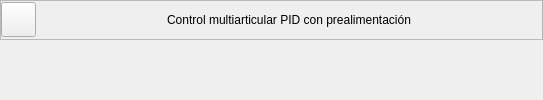
                <widget class="QWidget" name="sk_U3_T8">
                 <layout class="QVBoxLayout" name="verticalLayout_71">
                  <property name="spacing">
                   <number>5</number>
                  </property>
                  <property name="leftMargin">
                   <number>0</number>
                  </property>
                  <property name="topMargin">
                   <number>0</number>
                  </property>
                  <property name="rightMargin">
                   <number>0</number>
                  </property>
                  <property name="bottomMargin">
                   <number>0</number>
                  </property>
                  <item>
                   <widget class="QFrame" name="frame_69">
                    <property name="minimumSize">
                     <size>
                      <width>0</width>
                      <height>35</height>
                     </size>
                    </property>
                    <property name="maximumSize">
                     <size>
                      <width>16777215</width>
                      <height>40</height>
                     </size>
                    </property>
                    <property name="frameShape">
                     <enum>QFrame::StyledPanel</enum>
                    </property>
                    <property name="frameShadow">
                     <enum>QFrame::Raised</enum>
                    </property>
                    <layout class="QHBoxLayout" name="horizontalLayout_34">
                     <property name="spacing">
                      <number>0</number>
                     </property>
                     <property name="sizeConstraint">
                      <enum>QLayout::SetDefaultConstraint</enum>
                     </property>
                     <property name="leftMargin">
                      <number>0</number>
                     </property>
                     <property name="topMargin">
                      <number>0</number>
                     </property>
                     <property name="rightMargin">
                      <number>0</number>
                     </property>
                     <property name="bottomMargin">
                      <number>0</number>
                     </property>
                     <item>
                      <widget class="QPushButton" name="bt_return_30">
                       <property name="minimumSize">
                        <size>
                         <width>35</width>
                         <height>35</height>
                        </size>
                       </property>
                       <property name="maximumSize">
                        <size>
                         <width>35</width>
                         <height>35</height>
                        </size>
                       </property>
                       <property name="text">
                        <string/>
                       </property>
                       <property name="icon">
                        <iconset>
                         <normaloff>resources/images/MainWindow/return.svg</normaloff>resources/images/MainWindow/return.svg</iconset>
                       </property>
                       <property name="iconSize">
                        <size>
                         <width>35</width>
                         <height>35</height>
                        </size>
                       </property>
                      </widget>
                     </item>
                     <item>
                      <spacer name="horizontalSpacer_63">
                       <property name="orientation">
                        <enum>Qt::Horizontal</enum>
                       </property>
                       <property name="sizeHint" stdset="0">
                        <size>
                         <width>131</width>
                         <height>20</height>
                        </size>
                       </property>
                      </spacer>
                     </item>
                     <item>
                      <widget class="QLabel" name="label_33">
                       <property name="text">
                        <string>Control multiarticular PID con prealimentación</string>
                       </property>
                       <property name="alignment">
                        <set>Qt::AlignCenter</set>
                       </property>
                      </widget>
                     </item>
                     <item>
                      <spacer name="horizontalSpacer_64">
                       <property name="orientation">
                        <enum>Qt::Horizontal</enum>
                       </property>
                       <property name="sizeHint" stdset="0">
                        <size>
                         <width>131</width>
                         <height>20</height>
                        </size>
                       </property>
                      </spacer>
                     </item>
                    </layout>
                   </widget>
                  </item>
                  <item>
                   <widget class="ContenidosTemas" name="U3_T8" native="true"/>
                  </item>
                 </layout>
                </widget>
